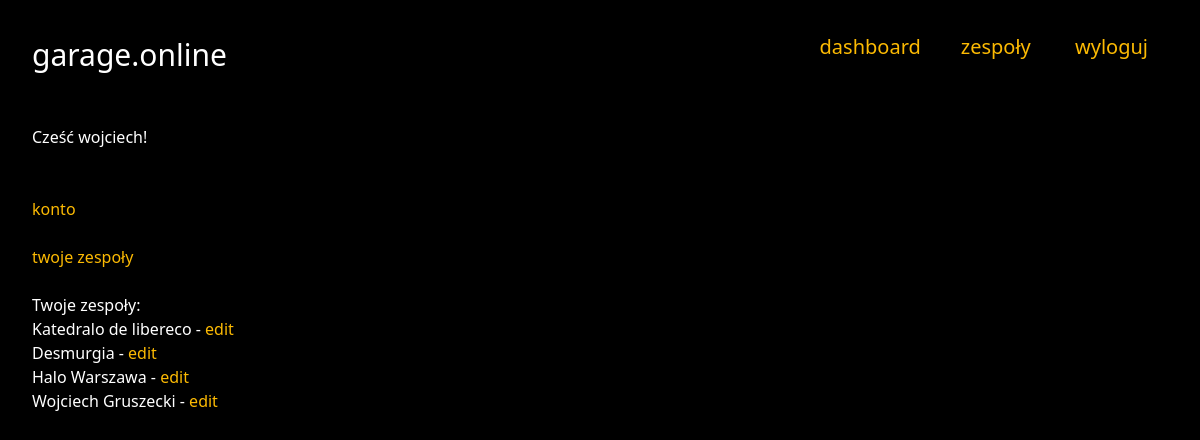
/dashboard/ (signed in), run on an earlier commit of the app's database.
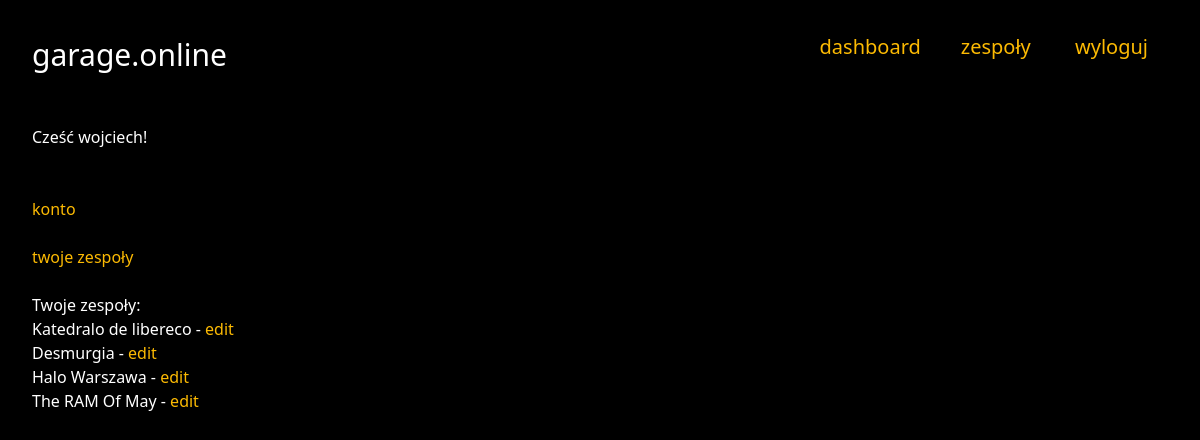
And on a later commit of the database.
### garage_online/models.py (models this page shows, shortened)
class Band(models.Model):
    name = models.CharField(max_length=100, null=False, blank=False)
    contact_email = models.EmailField(null=True, blank=True)
    show_contact_email = models.BooleanField(default=True)
    short_desc = models.TextField(max_length=150, null=False, blank=False)
    long_desc = models.TextField(null=False, blank=False)
    genre = models.PositiveSmallIntegerField(choices=choices.get_genres(), default=0)
    image = models.ImageField(upload_to='bands_photos', null=False, blank=False)
    country = models.CharField(max_length=2, choices=choices.get_countries(), default='PL')
    city = models.CharField(max_length=50, null=False, blank=False)
    is_active = models.BooleanField(default=True)
    tags = models.CharField(max_length=100, null=True, blank=True)
    add_2db_date = models.DateField(auto_now_add=True)
    user = models.ManyToManyField(User, related_name='bands')

### garage_online/views.py (the view)
# urls.py: path('dashboard/', views.dashboard, name='dashboard'),
@login_required()
def dashboard(request):
    bands = Band.objects.filter(user=request.user) if request.user.is_authenticated else None
    return render(request, 'garage_online/dashboard.html', {'bands': bands})

### garage_online/templates/garage_online/dashboard.html (shortened to what this page needs)
{% extends 'base.html' %}
{% block body %}
    Cześć {{ user }}!<br>
    <br><br>
    <a href="{% url 'user_settings' %}">konto</a><br>
    <br>
    <a href="{% url 'user_bands' %}">twoje zespoły</a><br>
    <br>
    Twoje zespoły:<br>
    {% if bands|length == 0 %}
        Nie dodałeś jeszcze żadnego zespołu
    {% else %}
        {% for band in bands %}
            {{ band.name }} - <a href="{% url 'edit_band' band.id band.name %}">edit</a><br>
        {% endfor %}
    {% endif %}
{% endblock %}

### garage_online/templates/base.html (shortened to what this page needs)
{% load static %}
<!doctype html>
<html lang="en">
<head>
    <link href="https://cdn.jsdelivr.net/npm/bootstrap@5.2.0-beta1/dist/css/bootstrap.min.css" rel="stylesheet">
    <link rel="stylesheet" href="{% static 'garage_online.css' %}">
    <div class="header">
        <text class="logo">
            garage.online
        </text>
        <div class="header-right">
            <a href="{% url 'all_bands' %}">zespoły</a>
            {% if user.is_authenticated %}
                <div class="dropdown">
                    <a href="{% url 'dashboard' %}">dashboard</a>
                </div>
                <a href="{% url 'logout' %}">wyloguj</a>
            {% else %}
                <a href="{% url 'login' %}">zaloguj</a>
            {% endif %}
        </div>
    </div>
</head>
<br><br>
<body>
    {% block body %}{% endblock %}
</body>
</html>

### garage_online/static/garage_online.css (style rules this page uses)
:root { --primary-color: #fcba03; --background-color: #000000; --background-light-color: #202020; --text-color: #ffffff; --primary-width: 300px; --large-width: 760px; --button-height-shift: 36px; }
body { padding: 2rem; background-color: black; color: var(--text-color); margin-bottom: 75px; }
a { color: var(--primary-color); text-decoration: none; }
.logo { font-size: 30px; }
.header a { font-size: 20px; text-decoration: none; padding: 20px; }
.header-right { float: right; }
.dropdown { float: left; }

What changed in the data, as far as the page shows it:
removed Band: name "Wojciech Gruszecki"
now on this page (row edited): Band: name "The RAM Of May"
